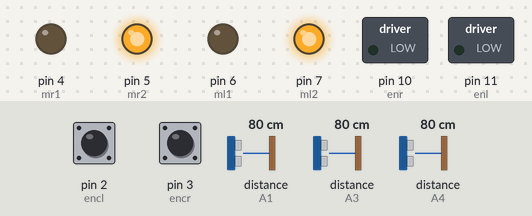
The sketch below on a simulated Arduino Uno, built with avr-gcc and run on an emulated ATmega328P. Shown: switched loads named in the sketch (green lamp = pin HIGH), output pins drawn as LEDs (lit = HIGH). The inputs (shaded band) are chosen by the test bench; at power-on: distance to the obstacle (sensors on A1, A4, A3) 80 cm, pin 2 (encl) HIGH, pin 3 (encr) HIGH. What the sketch prints to the serial monitor is not drawn.

Above: at 1.2 s.
1.3 s: distance to the obstacle (sensor on A1) set to 23 cm
2.8 s: distance to the obstacle (sensor on A1) set to 18 cm
7.3 s: distance to the obstacle (sensor on A4) set to 22 cm
8.8 s: distance to the obstacle (sensor on A4) set to 19 cm
Timing chart, 0 to 11.8 s (numbered marks = the images above; inputs shaded):
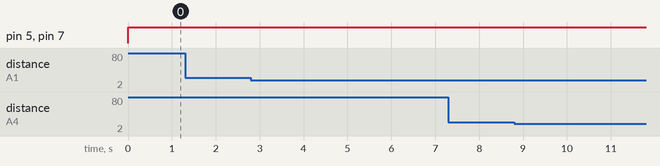

The sketch:

sketch_sep28a.ino
```cpp
#include <NewPing.h>
#define max_dis 20
NewPing sonar_l(A0,A1,max_dis);
NewPing sonar_m(A2,A3,100);
NewPing sonar_r(A5,A4,max_dis);
float dis_left;
float dis_middle;
float dis_right,leftSensor,rightSensor,frontSensor,oldFrontSensor,oldLeftSensor,oldRightSensor;

int a;
#define encl 2
#define encr 3
float leftrot=0;
float rightrot=0;
#define mr1 4
#define mr2 5
#define ml1 6
#define ml2 7
#define enr 10
#define enl 11


int wall_threshold = 50 ;
int front_threshold = 60 ;
float oldErrorP ;
float totalError ;
int BaseSpeed = 100 ;

boolean frontwall ;
boolean leftwall ;
boolean rightwall ;
boolean first_turn ;
boolean rightWallFollow ;
boolean leftWallFollow ;
int rightMiddleValue=34;
int leftMiddleValue=34;
float errorP,errorI,errorD;

void setup()
{
Serial.begin(9600);
 pinMode(encl,INPUT);
 pinMode(encr,INPUT);
 attachInterrupt(digitalPinToInterrupt(encl),leftpulse,CHANGE);
 attachInterrupt(digitalPinToInterrupt(encr),rightpulse, CHANGE);
 pinMode(ml1,OUTPUT);

 pinMode(ml2,OUTPUT);
  pinMode(mr2,OUTPUT);
  pinMode(mr1,OUTPUT);
  pinMode(enl,OUTPUT);
  pinMode(enr,OUTPUT);

}

void loop()
{
  //Serial.println("entered");
 ultrasonic();
 // walls();
  //move_cell();
 //rightfollow();
forward();
Serial.println(leftwall);
Serial.println(frontwall);
Serial.println(rightwall);
 //right_turn();
 //stop();
 //stopm();
 //delay(2000);
// if(frontwall==true)
// { analogWrite(enr,BaseSpeed);
// analogWrite(enl,BaseSpeed );
// stop();
// Serial.print("rukooooooooooooooooooooooooooooooooooooooooooooo");
// }
//rightfollow();
//leftrot=0;
//  rightrot=0;
//  walls();

//
// move_cell();
 //left_turn();
 //delay(2000);
}

 //;;;;;;;;;;;;;;;;;;;;;;;;;;;;;;;;;;;;;;;;;;;;;;;;;;;;;;;;;;;;;;;;;;;;;;;;;;;;;;;;;;;;;;;;;;;;;;;;;;;;
// PID();

//  //u_turn();
//  left_turn();
//  stop();
//  delay(2000);((dis_left<4)&&(dis_right<4))
//  {
//   if (dis_left<dis_right)
//       forward();
//   else if (dis_left<dis_right)
//      soft_right();
//   else if(dis_left>dis_right)
//       soft_left();
//   }
//
// encoder();
// ultrasonic();
// //motors();
// delay(1000);

void leftfollow()
{
 BaseSpeed=110;
 ultrasonic();
  walls();
 errorP=38-leftSensor;
 errorD = (errorP - oldErrorP);
 oldErrorP=errorP;

 totalError=6*errorP+2*errorD*abs(errorD);
 analogWrite(enr,BaseSpeed - totalError);
 analogWrite(enl,BaseSpeed + totalError);
 if (totalError>110)
 {

 analogWrite(enr,0);
 if(totalError>145)
 {
  analogWrite(enl,255);
 }
}

 forward();
 delay(5);
}
void rightfollow()
{
  BaseSpeed=110;
 ultrasonic();
 errorP=40-rightSensor;
 errorD = errorP - oldErrorP;
 oldErrorP=errorP;

 totalError=4*errorP+2*errorD*abs(errorD);
 analogWrite(enr,BaseSpeed + totalError);
 analogWrite(enl,BaseSpeed - totalError);
 if (totalError>110)
 {

 analogWrite(enl,0);
 if(totalError>145)
 {
  analogWrite(enr,255);
 }

 }
 forward();
 delay(5);
}

void move_cell()
{
  leftrot=0;
  rightrot=0;
  ultrasonic();
  walls();
  while(leftrot<70 && rightrot<70)
  {//forward();
  if(rightwall)
    {
      rightfollow();
    }
  else if(leftwall)
    {
      leftfollow();
    }
   else
    { stopm();
      analogWrite(enr,BaseSpeed);
      analogWrite(enl,BaseSpeed);
      forward();
      delay(5);
     }

   }
}

//void move_cell()
//{
//  Serial.print("hhhhhhhhhhhhhhhhhhhhhh");
//  ultrasonic();
//  a=abs(millis());
//  Serial.print("a    ");
//  Serial.println(a);
//
//  int m;
//  if(rightSensor<60)
//  {
//    m=2;
//  }
//  if(leftSensor<60)
//  {
//    m=1;
//  }
//  if(!(leftSensor<60 or rightSensor<60))
//  {
//    m=3;
//  }
//  Serial.println(m);
//  switch(m)
//  {
//    case 1:
//    {
//      while((abs(millis())-a)<5000)
//      {
//        Serial.println(abs(millis()));
//        leftfollow();
//      }
//      break;
//    }
//    case 2:
//    {
//      while((abs(millis())-a)<5000)
//      {
//        Serial.println(abs(millis()));
//        rightfollow();
//      }
//      break;
//    }
//    case 3:
//    {
//       attachInterrupt(digitalPinToInterrupt(encl),leftpulse,CHANGE);
//       attachInterrupt(digitalPinToInterrupt(encr),rightpulse, CHANGE);
//      while((abs(millis())-a)<2000)
//      {
//        Serial.println(abs(millis()));
//        analogWrite(enr,BaseSpeed);
//        analogWrite(enl,BaseSpeed);
//        forward();
//        delay(5);
//      }
//      detachInterrupt(digitalPinToInterrupt(encl));
//      detachInterrupt(digitalPinToInterrupt(encr));
//      break;
//    }
//  }
//
//
//   stopm();
//   Serial.println("one finished ............................................................-");
// }
//void move_cell()
//{
//  leftrot=0;
//  rightrot=0;
//  stopm();
//  delay(1000);
//
//  while(leftrot<70 and rightrot<70)
//  {
//    ultrasonic();
//    Serial.println(leftrot);
//    Serial.println(rightrot);
//    Serial.println("\n");
//    analogWrite(enl,110);
//    analogWrite(enr,110);
//
//
//        forward();
//        delay(10);
//
//        if((leftrot)<(rightrot-5))
//        {
//          analogWrite(enl,80);
//          analogWrite(enr,0);
//          soft_right();
//         delay(5);
//
//        }
//        if((rightrot)<(leftrot-5))
//        {
//          analogWrite(enl,0);
//          analogWrite(enr,80);
//         soft_left();
//         delay(5);
//        }
//        if(leftSensor<3.5)
//        {
//          analogWrite(enl,80);
//          analogWrite(enr,0);
//          soft_right();
//          delay(25);
//
//        }
//        else if(rightSensor<3.5)
//        {
//          analogWrite(enl,0);
//          analogWrite(enr,80);
//          soft_left();
//          delay(25);
//
//        }
//
//
//
//     }
//
//}
//void move_cell()
//{ leftrot=0;
//  rightrot=0;
//  ultrasonic();
//  walls();
//  if(rightwall)
//  {
//    while(leftrot<1.25 && rightrot<1.25)
//    { walls();
//      if(rightwall)
//      {Serial.println("yes");
//        errorP=rightSensor-34;
//        totalError=0.5*errorP;
//      }
//      else
//      {Serial.println("no");
//        totalError=0;
//      }
//      analogWrite(enr,BaseSpeed - totalError);
//      analogWrite(enl,BaseSpeed + totalError);
//      forward();
//      ultrasonic();
//    }
//  }
//
//  else if(leftwall)
//  {
//    while(leftrot<1.25 && rightrot<1.25)
//    {
//      Serial.print("encoder:");
//      Serial.println(leftrot);
//      Serial.println(rightrot);
//      walls();
//      ultrasonic();
//      if(leftwall)
//      {
//        errorP=34-leftSensor;
//        totalError=0.2*errorP;
//      }
//      else
//      {
//        totalError=0;
//      }
//      analogWrite(enr,BaseSpeed - totalError);
//      analogWrite(enl,BaseSpeed + totalError);
//      forward();
//    }
//    Serial.println("stoppppppppppppppppppppp............................................................................................");
//  }
//  stop();
//}
void forward()
{
  digitalWrite(ml2,HIGH);
  digitalWrite(ml1,LOW);
  digitalWrite(mr2,HIGH);
  digitalWrite(mr1,LOW);
}
void backward()
{
  digitalWrite(ml1,HIGH);
  digitalWrite(ml2,LOW);
  digitalWrite(mr1,HIGH);
  digitalWrite(mr2,LOW);
}
void stopm()
{
  digitalWrite(ml1,LOW);
  digitalWrite(ml2,LOW);
  digitalWrite(mr1,LOW);
  digitalWrite(mr2,LOW);
}
void right()
{
  digitalWrite(ml2,HIGH);
  digitalWrite(ml1,LOW);
  digitalWrite(mr2,LOW);
  digitalWrite(mr1,HIGH);
}
void soft_right()
{
  digitalWrite(ml2,HIGH);
  digitalWrite(ml1,LOW);
  digitalWrite(mr2,LOW);
  digitalWrite(mr1,LOW);
}
void left()
{
  digitalWrite(ml2,LOW);
  digitalWrite(ml1,HIGH);
  digitalWrite(mr2,HIGH);
  digitalWrite(mr1,LOW);
}
void soft_left()
{
  digitalWrite(ml2,LOW);
  digitalWrite(ml1,HIGH);
  digitalWrite(mr2,LOW);
  digitalWrite(mr1,LOW);
}
void left_turn()
{ analogWrite(enr,110);
analogWrite(enl,110);
  leftrot=0;
  rightrot=0;
  while(leftrot<0.59 and rightrot<0.59)
  { //Serial.println(leftrot);
    left();
//    delay(10);
//    stop();
//    delay(2);
  }
}
void right_turn()
{
   analogWrite(enr,120);
  analogWrite(enl,80);
  leftrot=0;
  rightrot=0;
  while( rightrot<0.78)
  {
    //Serial.println(leftrot);
    right();
  }
}
void u_turn()
{
  leftrot=0;
  rightrot=0;
  while(leftrot<2.6)
  {
    ///Serial.println(leftrot);
    left();
  }
}
void encoder()
{//Serial.println(leftrot);
 //Serial.println(rightrot);
 //delay(100);
}

void leftpulse()
{
  leftrot+=1;
}
void rightpulse()
{
 rightrot+=1;
}

void ultrasonic()
{
//   dis_left=sonar_l.ping_cm();
//   dis_middle=sonar_m.ping_cm();
//   dis_right=sonar_r.ping_cm();

  int duration1 = sonar_l.ping();

  leftSensor = (duration1 / 2) * 0.343;
  int duration2 = sonar_m.ping();
  frontSensor = (duration2 / 2) * 0.343;
  int duration3 = sonar_r.ping();
  rightSensor = (duration3 / 2) * 0.343;

  //leftSensor = (dis_left + oldLeftSensor) / 2; //average distance between old & new readings to make the change smoother
  //rightSensor = (dis_right + oldRightSensor) / 2;
  //frontSensor = (dis_middle + oldFrontSensor) / 2;


  oldLeftSensor = leftSensor; // save old readings for movment
  oldRightSensor = rightSensor;
  oldFrontSensor = frontSensor;
  if (leftSensor < wall_threshold && leftSensor>0) {
    leftwall = true ;
  }
  else{
    leftwall = false ;
  }


  if( rightSensor < wall_threshold && rightSensor>0) {
    rightwall = true ;
  }
  else {
    rightwall = false ;


  } if (( frontSensor < front_threshold) && (frontSensor>0 )) {
    frontwall = true ;
  }
  else {
    frontwall = false ;
  }
  Serial.print("Distances in MM: ");
  Serial.println(leftSensor   );
  Serial.println(frontSensor   );
  Serial.println(rightSensor   );
}
//void read_walls()                                                         // reading values from sensors and assigning it to cwall
//{ cwall.front = 0;
//  cwall.right = 0;
//  cwall.left = 0;
//  if (dis_left>50)
//    {
//      cwall.left = 1;
//    }
//    if (dis_middle>50)
//    {
//      cwall.front = 1;
//    }
//    if (dis_right>50)
//    {
//      cwall.right = 1;
//    }
//}
void walls() {


  if (leftSensor < wall_threshold && leftSensor>0) {
    leftwall = true ;
  }
  else{
    leftwall = false ;
  }


  if( rightSensor < wall_threshold && rightSensor>0) {
    rightwall = true ;
  }
  else {
    rightwall = false ;


  } if (( frontSensor < front_threshold) && (frontSensor>0 )) {
    frontwall = true ;
  }
  else {
    frontwall = false ;
  }

}
// void PID(void)
// {
//     if((leftwall)&&(rightwall))//has both walls
//     {  //ccw direction is positive
//         //63 is the offset between left and right sensor when mouse in the middle of cell
//         errorP = rightSensor-leftSensor+33;
//         errorD=errorP-oldErrorP;
//         errorI = (2.0 / 3) * errorI + errorP ;
//     }
//     else if(leftwall)//only has left wall
//     {   errorP=2*(34-leftSensor);

//         errorD=errorP-oldErrorP;

//         errorI = (2.0 / 3) * errorI + errorP ;
//     }
//     else if(rightwall)//only has right wall
//     {
//         errorP = 2*(rightSensor - rightMiddleValue);
//         errorD=errorP-oldErrorP;
//         errorI = (2.0 / 3) * errorI + errorP ;
//     }
//     else if((!leftwall)&&(!rightwall))//no wall, use encoder or gyro
//     {   stopm();
//         delay(5000);
//         errorP = 0;//(leftEncoder – rightEncoder*1005/1000)*3;
//         errorD = 0;
//         errorI=0;
//     }
//     totalError = P * errorP + D * errorD +I*errorI;
//     oldErrorP = errorP;
//    // Serial.print("errorrr:");
//    // Serial.println(totalError/2);
//  analogWrite(enr,BaseSpeed + totalError/2);
//  analogWrite(enl,BaseSpeed - totalError/2);
//     forward();
// }
```

Measured:
- after the input at 1.3 s, every drawn part: stays the same
- after the input at 2.8 s, every drawn part: stays the same
- after the input at 7.3 s, every drawn part: stays the same
- after the input at 8.8 s, every drawn part: stays the same
